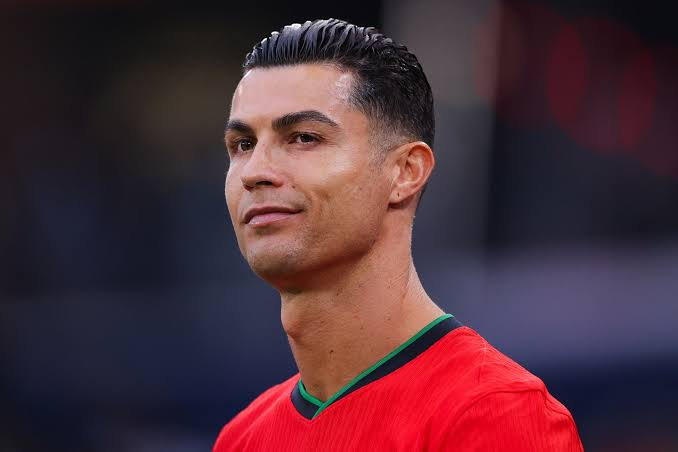
#> input picture images.jpg, 678 x 452 px
$ python zoomanhmat.py
#> lines starting #> are read from the running program, lines starting #| are printed output that depends on the picture
import matplotlib.pyplot as plt
import matplotlib.image as mpimg
import numpy as np

# Đọc ảnh từ đĩa
lena = mpimg.imread("images.jpg")  # đọc ảnh từ đĩa dưới dạng numpy ndarray
#> lena is the input picture: shape (452, 678, 3); mean R, G, B 77.5, 47, 57.1

# Tạo bản sao của mảng lena để có thể thay đổi
lena_copy = lena.copy()

# In giá trị pixel tại vị trí (0, 40)
print(lena_copy[0, 40])  # [180 76 83] - giá trị RGB
#| [35 20 23]

# Slicing (cắt ảnh) - in giá trị pixel từ một vùng nhỏ
print(lena_copy[10:13, 20:23, 0:1])  # cắt ảnh
#| [[[31]
#|   [31]
#|   [31]]
#|  [[31]
#|   [31]
#|   [31]]
#|  [[30]
#|   [30]
#|   [30]]]

# Lấy kích thước của ảnh
lx, ly, _ = lena_copy.shape
#> lx = 452; ly = 678

# Tạo lưới tọa độ cho mặt nạ
X, Y = np.ogrid[0:lx, 0:ly]
#> X = 452 values from 0 to 451

# Tạo mặt nạ (mask) cho vùng tròn ở giữa ảnh
mask = (X - lx / 2) ** 2 + (Y - ly / 2) ** 2 > lx * ly / 4

# Áp dụng mặt nạ, biến các pixel không nằm trong vùng tròn thành màu đen
lena_copy[mask, :] = 0  # áp dụng mặt nạ
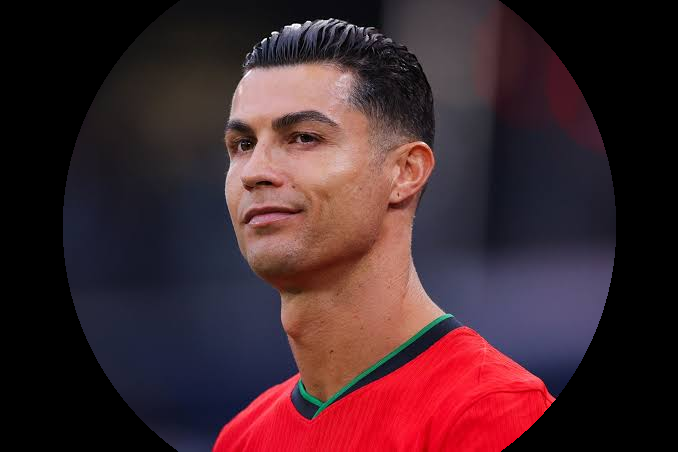
#> lena_copy: shape (452, 678, 3); mean R, G, B 65.9, 38.9, 45

# Hiển thị ảnh
plt.figure(figsize=(10, 10))
plt.imshow(lena_copy)
plt.axis('off')  # Tắt trục
plt.show()  # Hiển thị ảnh
